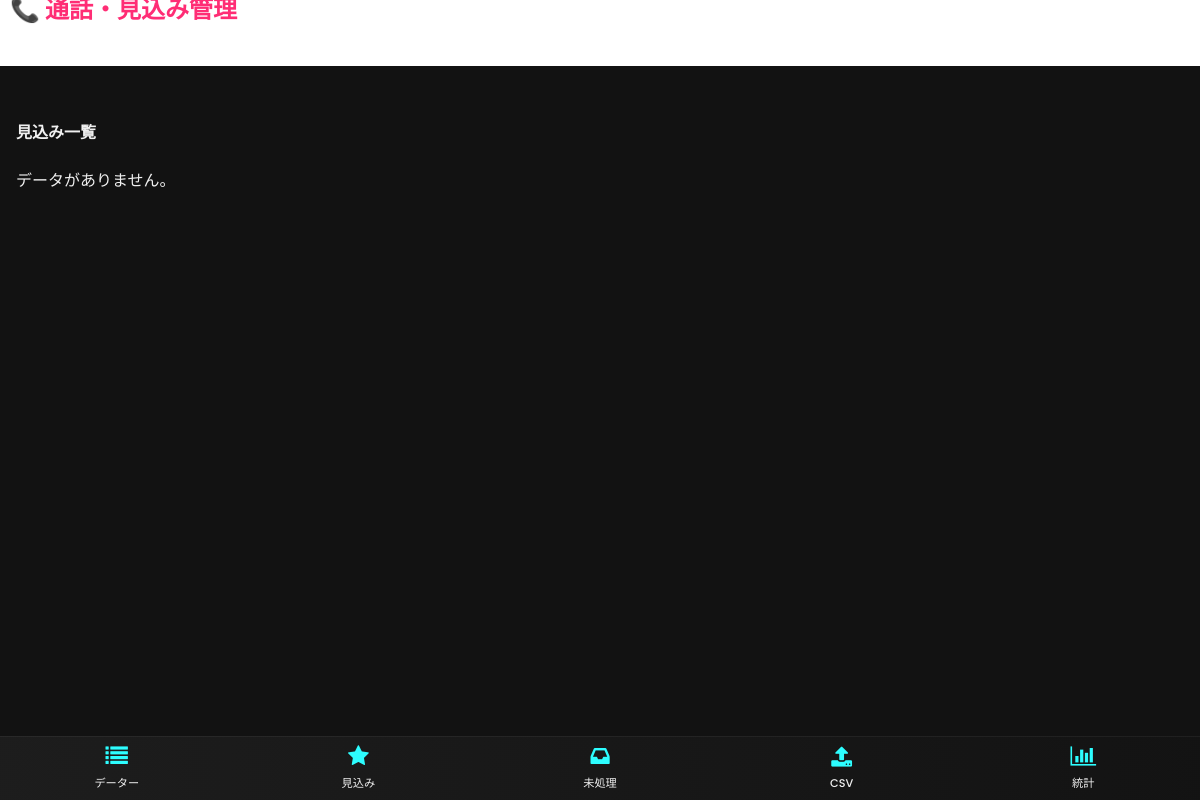
The page /prospects on the database as committed earlier.
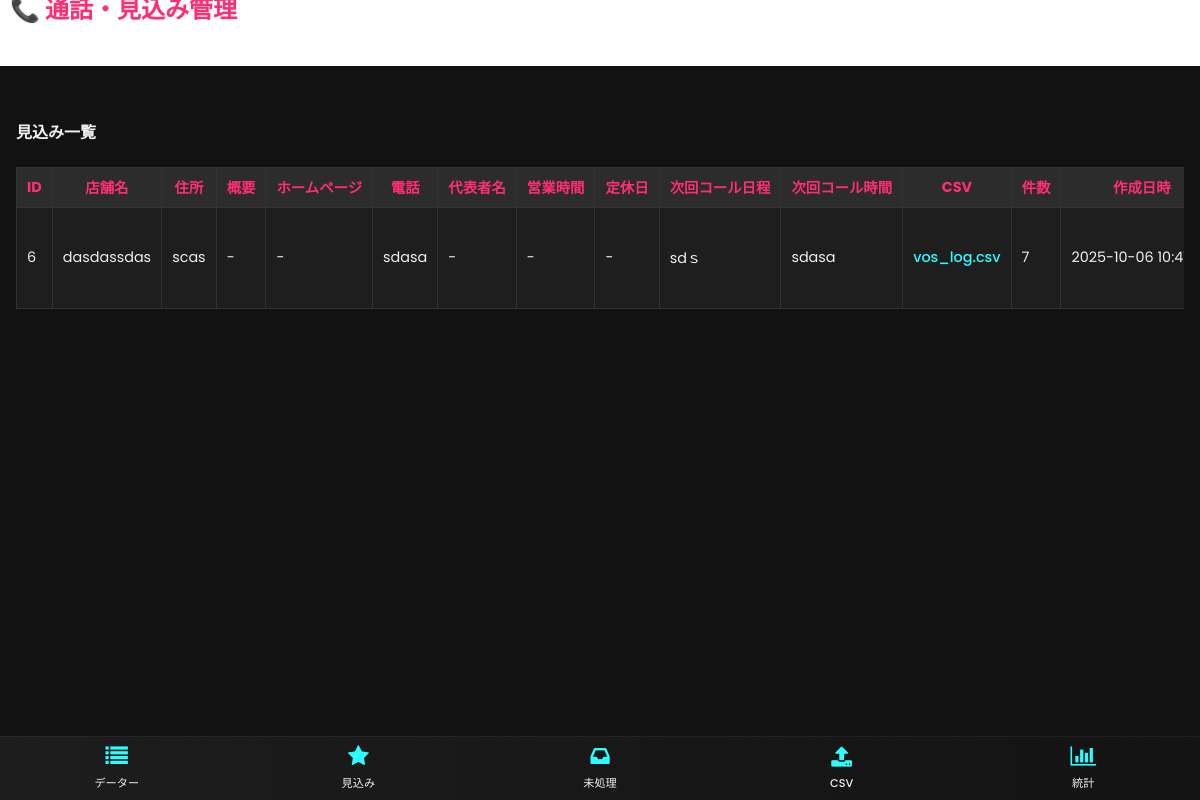
The same page on the database as committed later.
### tables this page shows
CREATE TABLE datasets (
                id INTEGER PRIMARY KEY AUTOINCREMENT,
                shop_name TEXT NOT NULL,
                address TEXT NOT NULL,
                csv_name TEXT DEFAULT NULL,
                status TEXT NOT NULL DEFAULT 'active',
                created_at TIMESTAMP DEFAULT CURRENT_TIMESTAMP
            , phone TEXT, next_call_date TEXT, next_call_time TEXT);

### src/routes.py (the view)
@bp.route("/prospects")
def list_prospects():
    with get_cursor() as cur:
        cur.execute(
            """
            SELECT d.*, COUNT(c.id) AS call_count
            FROM datasets d
            LEFT JOIN calls c ON c.dataset_id = d.id
            WHERE d.status='prospect'
            GROUP BY d.id
            ORDER BY d.created_at DESC, d.id DESC
            """
        )
        datasets = [dict(r) for r in cur.fetchall()]
    return render_template("datasets.html", title="見込み一覧", datasets=datasets, show_actions=False)

### src/db.py (called while the page is built)
def ensure_dir(path: str):
    d = os.path.dirname(path)
    if d and not os.path.exists(d):
        os.makedirs(d, exist_ok=True)

def get_connection():
    ensure_dir(DB_PATH)
    conn = sqlite3.connect(DB_PATH)
    conn.row_factory = sqlite3.Row
    return conn

@contextmanager
def get_cursor():
    conn = get_connection()
    cur = conn.cursor()
    try:
        yield cur
        conn.commit()
    finally:
        cur.close()
        conn.close()

### templates/datasets.html (shortened to what this page needs)
{% extends 'base.html' %}
{% block content %}
  <h4>{{ title }}</h4>
  {% if datasets %}
  <div style="overflow:auto">
    <table>
      <thead>
        <tr>
          <th>ID</th>
          <th>店舗名</th>
          <th>住所</th>
          <th>概要</th>
          <th>ホームページ</th>
          <th>電話</th>
          <th>代表者名</th>
          <th>営業時間</th>
          <th>定休日</th>
          <th>次回コール日程</th>
          <th>次回コール時間</th>
          <th>CSV</th>
          <th>件数</th>
          <th>作成日時</th>
        </tr>
      </thead>
      <tbody>
        {% for d in datasets %}
        <tr>
          <td>{{ d.id }}</td>
          <td>{{ d.shop_name }}</td>
          <td>{{ d.address }}</td>
          <td>{{ d.summary or '-' }}</td>
          <td>{{ d.homepage_url or '-' }}</td>
          <td>{{ d.phone or '-' }}</td>
          <td>{{ d.top_name or '-' }}</td>
          <td>{{ d.time or '-' }}</td>
          <td>{{ d.day or '-' }}</td>
          <td>{{ d.next_call_date or '-' }}</td>
          <td>{{ d.next_call_time or '-' }}</td>
          <td>
            {% if d.csv_name %}
              <a href="{{ url_for('main.dataset_csv', dataset_id=d.id) }}">{{ d.csv_name }}</a>
            {% else %}
              -
            {% endif %}
          </td>
          <td>{{ d.call_count }}</td>
          <td><span class="muted">{{ d.created_at }}</span></td>
        </tr>
        {% endfor %}
      </tbody>
    </table>
  </div>
  {% else %}
    <p>データがありません。</p>
  {% endif %}
{% endblock %}

Rows that differ between the two databases and show on the page:
added datasets: id "6", shop_name "dasdassdas", address "scas", summary "-", homepage_url "-", phone "sdasa", top_name "-", time "-", day "-", next_call_date "sdｓ", next_call_time "sdasa", csv_name "vos_log.csv", call_count "7", created_at "2025-10-06…"
Other text that changed with them:
text no longer shown: "データがありません。"
text now shown: "ID 店舗名 住所 概要 ホームページ 電話 代表者名 営業時間 定休日 次回コール日程 次回コール時間 CSV 件数 作成日時"
